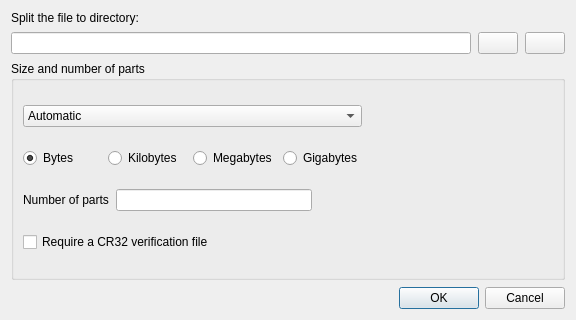
<?xml version="1.0" encoding="UTF-8"?>
<ui version="4.0">
 <class>Splitter</class>
 <widget class="QDialog" name="Splitter">
  <property name="geometry">
   <rect>
    <x>0</x>
    <y>0</y>
    <width>576</width>
    <height>320</height>
   </rect>
  </property>
  <property name="minimumSize">
   <size>
    <width>576</width>
    <height>320</height>
   </size>
  </property>
  <property name="maximumSize">
   <size>
    <width>576</width>
    <height>320</height>
   </size>
  </property>
  <property name="baseSize">
   <size>
    <width>576</width>
    <height>320</height>
   </size>
  </property>
  <property name="windowTitle">
   <string>Splitter</string>
  </property>
  <property name="modal">
   <bool>true</bool>
  </property>
  <layout class="QVBoxLayout" name="verticalLayout_2" stretch="0,1,4,1">
   <property name="spacing">
    <number>7</number>
   </property>
   <item>
    <widget class="QLabel" name="label">
     <property name="text">
      <string>Split the file to directory:</string>
     </property>
     <property name="buddy">
      <cstring>lineEditSplitTheFileToDirectory</cstring>
     </property>
    </widget>
   </item>
   <item>
    <layout class="QHBoxLayout" name="horizontalLayoutSplitTheFileToDirectory">
     <item>
      <widget class="QLineEdit" name="lineEditSplitTheFileToDirectory"/>
     </item>
     <item>
      <widget class="QPushButton" name="pushButtonOpenFolder">
       <property name="text">
        <string/>
       </property>
       <property name="icon">
        <iconset>
         <normaloff>../pyCommander/pixmaps/dctheme/16x16/actions/cm_changedirtoroot.png</normaloff>../pyCommander/pixmaps/dctheme/16x16/actions/cm_changedirtoroot.png</iconset>
       </property>
      </widget>
     </item>
     <item>
      <widget class="QPushButton" name="pushButtonSettings">
       <property name="text">
        <string/>
       </property>
       <property name="icon">
        <iconset>
         <normaloff>../pyCommander/pixmaps/dctheme/16x16/actions/mr-pathtools.png</normaloff>../pyCommander/pixmaps/dctheme/16x16/actions/mr-pathtools.png</iconset>
       </property>
      </widget>
     </item>
    </layout>
   </item>
   <item>
    <widget class="QGroupBox" name="groupBoxSizeAndNumberOfParts">
     <property name="title">
      <string>Size and number of parts</string>
     </property>
     <layout class="QVBoxLayout" name="verticalLayout">
      <property name="rightMargin">
       <number>200</number>
      </property>
      <item>
       <widget class="QComboBox" name="comboBoxSizeAndNumberOfParts">
        <property name="editable">
         <bool>false</bool>
        </property>
        <item>
         <property name="text">
          <string>Automatic</string>
         </property>
        </item>
        <item>
         <property name="text">
          <string>1457664B - 3.5&quot; High Density 1.44M</string>
         </property>
        </item>
        <item>
         <property name="text">
          <string>1213952B - 5.25&quot; High Density 1.2M</string>
         </property>
        </item>
        <item>
         <property name="text">
          <string>730112B - 3.5&quot; Double Density 720K</string>
         </property>
        </item>
        <item>
         <property name="text">
          <string>362496B - 5.25&quot; Double Density 360K</string>
         </property>
        </item>
        <item>
         <property name="text">
          <string>98078KB - ZIP 100MB</string>
         </property>
        </item>
        <item>
         <property name="text">
          <string>650MB - CD 650MB</string>
         </property>
        </item>
        <item>
         <property name="text">
          <string>700MB - CD 700MB</string>
         </property>
        </item>
        <item>
         <property name="text">
          <string>4482MB - DVD+R</string>
         </property>
        </item>
       </widget>
      </item>
      <item>
       <layout class="QHBoxLayout" name="horizontalLayout">
        <item>
         <widget class="QRadioButton" name="radioButtonBytes">
          <property name="text">
           <string>Bytes</string>
          </property>
          <property name="checked">
           <bool>true</bool>
          </property>
         </widget>
        </item>
        <item>
         <widget class="QRadioButton" name="radioButtonKilobytes">
          <property name="text">
           <string>Kilobytes</string>
          </property>
         </widget>
        </item>
        <item>
         <widget class="QRadioButton" name="radioButtonMegabytes">
          <property name="text">
           <string>Megabytes</string>
          </property>
         </widget>
        </item>
        <item>
         <widget class="QRadioButton" name="radioButtonGigabytes">
          <property name="text">
           <string>Gigabytes</string>
          </property>
         </widget>
        </item>
       </layout>
      </item>
      <item>
       <layout class="QHBoxLayout" name="horizontalLayoutNumbersOfPart" stretch="0,0">
        <property name="spacing">
         <number>7</number>
        </property>
        <property name="rightMargin">
         <number>50</number>
        </property>
        <item>
         <widget class="QLabel" name="labelNumberOfParts">
          <property name="text">
           <string>Number of parts</string>
          </property>
          <property name="buddy">
           <cstring>lineEditNumberOfParts</cstring>
          </property>
         </widget>
        </item>
        <item>
         <widget class="QLineEdit" name="lineEditNumberOfParts"/>
        </item>
       </layout>
      </item>
      <item>
       <widget class="QCheckBox" name="checkBoxRequireCR32">
        <property name="text">
         <string>Require a CR32 verification file</string>
        </property>
       </widget>
      </item>
     </layout>
    </widget>
   </item>
   <item>
    <widget class="QDialogButtonBox" name="buttonBox">
     <property name="orientation">
      <enum>Qt::Horizontal</enum>
     </property>
     <property name="standardButtons">
      <set>QDialogButtonBox::Cancel|QDialogButtonBox::Ok</set>
     </property>
    </widget>
   </item>
  </layout>
 </widget>
 <resources/>
 <connections>
  <connection>
   <sender>buttonBox</sender>
   <signal>accepted()</signal>
   <receiver>Splitter</receiver>
   <slot>accept()</slot>
   <hints>
    <hint type="sourcelabel">
     <x>248</x>
     <y>254</y>
    </hint>
    <hint type="destinationlabel">
     <x>157</x>
     <y>274</y>
    </hint>
   </hints>
  </connection>
  <connection>
   <sender>buttonBox</sender>
   <signal>rejected()</signal>
   <receiver>Splitter</receiver>
   <slot>reject()</slot>
   <hints>
    <hint type="sourcelabel">
     <x>316</x>
     <y>260</y>
    </hint>
    <hint type="destinationlabel">
     <x>286</x>
     <y>274</y>
    </hint>
   </hints>
  </connection>
 </connections>
</ui>
